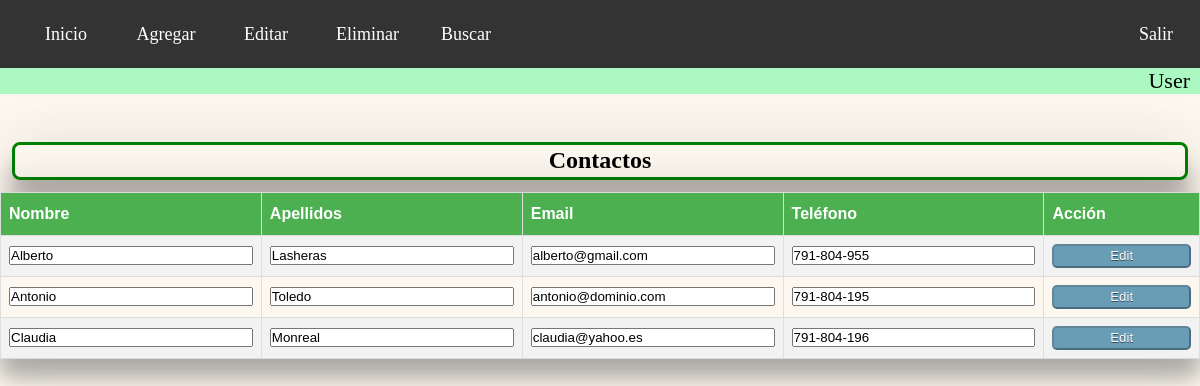
Page /web/src/EditContact.php (signed in) on the committed database.
### tables this page shows
CREATE TABLE `Contacts` (
  `ID` int(6) NOT NULL AUTO_INCREMENT,
  `NAME` varchar(255) NOT NULL,
  `SURNAME` varchar(255) NOT NULL,
  `EMAIL` varchar(255) NOT NULL,
  `PHONENUMBER` varchar(255) NOT NULL,
  PRIMARY KEY (`ID`)
);

### web/src/EditContact.php (the view, shortened to what this page needs)
<?php
    require "includes/header.inc.php";
?>
    <?php
        require "./includes/dbh.inc.php" ;
        $sql = "SELECT * FROM Contacts";
        $stmt = mysqli_stmt_init($conn);
        if(!mysqli_stmt_prepare($stmt,$sql)){
            header("Location: ./Contacts.php?error=sqlerror");
            exit();
        }
        mysqli_stmt_execute($stmt);
        $result = mysqli_stmt_get_result($stmt);
    ?>
    <main>
        <div class="main-content">
            <div>
                <div class="card-header">
                    <h2>Contactos</h2>
                </div>
                <div class="card-body">
                    <table id="contacts-table" class="table table-bordered">
                        <tr>
                            <th>Nombre</th>
                            <th>Apellidos</th>
                            <th>Email</th>
                            <th>Teléfono</th>
                            <th>Acción</th>
                        </tr>
                        <?php
                        while ($row = mysqli_fetch_array($result)){
                            $name = $row['NAME'];
                            $surname = $row['SURNAME'];
                            $email = $row['EMAIL'];
                            $phone = $row['PHONENUMBER'];
                        ?>
                        <tr>
                        <form name="edit-contact-form" class="edit-contact-form" action="/includes/editcontact.inc.php" method="post" onsubmit="return confirm('Estás seguro que quieres editar este contacto?')">
                            <td><input class="std-ed-te" type="text" size="10" name="edit-contact-name" maxlength="255" placeholder="Nombre*" value="<?php echo $name;?>" required pattern="[A-Za-zñÑçÇáéíóúÁÉÍÓÚ ]+"/></td>
                            <td><input class="std-ed-te" type="text" size="10" name="edit-contact-surname" maxlength="255" placeholder="Apellidos*" value="<?php echo $surname;?>" required pattern="[A-Za-zñÑçÇáéíóúÁÉÍÓÚ ]+"/></td>
                            <td><input class="std-ed-te" type="email" size="10" name="edit-contact-email" maxlength="255" placeholder="Email*" value="<?php echo $email;?>" required pattern="[^@]+@[a-zA-Z0-9]+\.[a-z]+"/></td>
                            <td><input class="std-ed-te" type="text" size="10" name="edit-contact-phone" maxlength="255" placeholder="Teléfono*" value="<?php echo $phone;?>" required pattern="[0-9\-\(\) \+]+"/></td>
                            <td><button  name="edit-contact-submit" lass="btn">Edit</button></td>
                        </form>
                        </tr>
                        <?php
                        }
                        ?>
                    </table>
                </div>
            </div>
        </div>
    </main>
<?php
    require "includes/footer.inc.php";
?>

### web/src/css/header.css (style rules this page uses)
* { padding:0; margin:0; }
html, body { height:100%; }
body { background-color: #daa52012; }

### web/src/css/main.css (style rules this page uses)
.main-content { width: 100%; height: 100%; }
.card-header { border-radius: 8px; box-shadow: 0 0 50px 0 rgba(139, 103, 103, 0.2), 0 20px 20px 0 rgba(0, 0, 0, 0.24); margin: 1%; padding: 0.20%; border: 3px solid green; text-align: center; }
html, body { height:100%; }
body { background-color: #daa52012; }

### web/src/css/tables.css (style rules this page uses)
#contacts-table { font-family: "Trebuchet MS", Arial, Helvetica, sans-serif; border-collapse: collapse; width: 100%; border-radius: 10px; box-shadow: 0 0 50px 0 rgba(0, 0, 0, 0.2), 0 20px 20px 0 rgba(0, 0, 0, 0.24); }
#contacts-table td, #contacts-table th { border: 1px solid #ddd; padding: 8px; }
#contacts-table tr:nth-child(even) { background-color: #f2f2f2; }
#contacts-table th { padding-top: 12px; padding-bottom: 12px; text-align: left; background-color: #4CAF50; color: white; }
#contacts-table button { width:100%; height:1.5rem; background-color: #699DB6; border-color: rgba(0,0,0,0.3); text-shadow: 0 1px 0 rgba(0,0,0,0.5); color: #FFF; border-radius: 5px; -moz-border-radius: 5px; -webkit-border-radius: 5px; }
html, body { height:100%; }
body { background-color: #daa52012; }

### rows in the picture
contacts: edit-contact-name "Alberto", edit-contact-surname "Lasheras", edit-contact-email "alberto@gmail.com", edit-contact-phone "791-804-955"
contacts: edit-contact-name "Antonio", edit-contact-surname "Toledo", edit-contact-email "antonio@dominio.com", edit-contact-phone "791-804-195"
contacts: edit-contact-name "Claudia", edit-contact-surname "Monreal", edit-contact-email "claudia@yahoo.es", edit-contact-phone "791-804-196"

### other values in the picture
$username "User"
